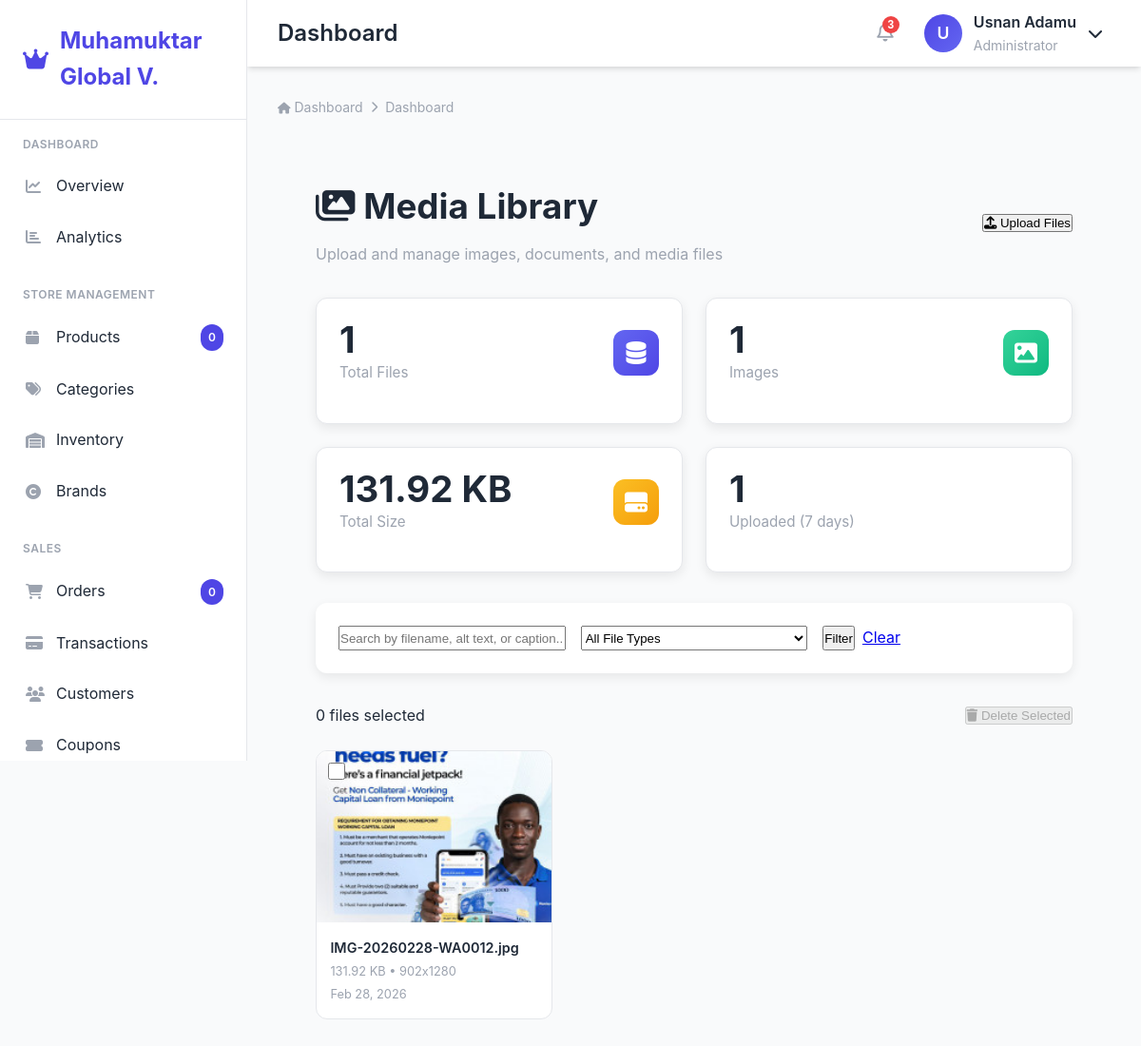
The page /admin/media.php (signed in) on the database its author committed.
### tables this page shows
CREATE TABLE `media` (
  `id` int(11) NOT NULL AUTO_INCREMENT,
  `filename` varchar(255) NOT NULL,
  `original_name` varchar(255) NOT NULL,
  `file_path` varchar(500) NOT NULL,
  `file_size` int(11) NOT NULL,
  `file_type` varchar(100) NOT NULL,
  `mime_type` varchar(100) NOT NULL,
  `dimensions` varchar(50) DEFAULT NULL,
  `alt_text` varchar(255) DEFAULT NULL,
  `caption` text,
  `description` text,
  `uploaded_by` int(11) DEFAULT NULL,
  `is_image` tinyint(1) DEFAULT '0',
  `width` int(11) DEFAULT '0',
  `height` int(11) DEFAULT '0',
  `download_count` int(11) DEFAULT '0',
  `created_at` timestamp NOT NULL DEFAULT CURRENT_TIMESTAMP,
  PRIMARY KEY (`id`),
  KEY `idx_type` (`file_type`),
  KEY `idx_is_image` (`is_image`),
  KEY `idx_uploaded_by` (`uploaded_by`)
);

### admin/media.php (the view, shortened to what this page needs)
<?php
require_once '../includes/auth.php';
function formatBytes($bytes, $precision = 2) {
    $units = ['B', 'KB', 'MB', 'GB', 'TB'];
    $bytes = max($bytes, 0);
    $pow = floor(($bytes ? log($bytes) : 0) / log(1024));
    $pow = min($pow, count($units) - 1);
    $bytes /= pow(1024, $pow);
    return round($bytes, $precision) . ' ' . $units[$pow];
}
try {
    $pdo->exec("
        CREATE TABLE IF NOT EXISTS media (
            id INT PRIMARY KEY AUTO_INCREMENT,
            filename VARCHAR(255) NOT NULL,
            original_name VARCHAR(255) NOT NULL,
            file_path VARCHAR(500) NOT NULL,
            file_size INT NOT NULL,
            file_type VARCHAR(100) NOT NULL,
            mime_type VARCHAR(100) NOT NULL,
            dimensions VARCHAR(50),
            alt_text VARCHAR(255),
            caption TEXT,
            description TEXT,
            uploaded_by INT,
            is_image TINYINT(1) DEFAULT 0,
            width INT DEFAULT 0,
            height INT DEFAULT 0,
            download_count INT DEFAULT 0,
            created_at TIMESTAMP DEFAULT CURRENT_TIMESTAMP,
            INDEX idx_type (file_type),
            INDEX idx_is_image (is_image),
            INDEX idx_uploaded_by (uploaded_by)
        )
    ");
} catch (Exception $e) {
    error_log("Media table error: " . $e->getMessage());
}
$csrf_token = $_SESSION['csrf_token'];
$search = $_GET['search'] ?? '';
$page = (int)($_GET['page'] ?? 1);
$limit = 24;
$offset = ($page - 1) * $limit;
$where = [];
$params = [];
$where_sql = $where ? "WHERE " . implode(" AND ", $where) : "";
$count_sql = "SELECT COUNT(*) FROM media $where_sql";
$count_stmt = $pdo->prepare($count_sql);
$count_stmt->execute($params);
$total_files = $count_stmt->fetchColumn();
$sql = "
    SELECT m.*, u.full_name AS uploader_name
    FROM media m
    LEFT JOIN users u ON m.uploaded_by = u.id
    $where_sql
    ORDER BY m.created_at DESC
    LIMIT $limit OFFSET $offset
";
$stmt = $pdo->prepare($sql);
$stmt->execute($params);
$media_files = $stmt->fetchAll();
$stats = [
    'total' => $total_files,
    'images' => $pdo->query("SELECT COUNT(*) FROM media WHERE file_type = 'image'")->fetchColumn(),
    'documents' => $pdo->query("SELECT COUNT(*) FROM media WHERE file_type = 'document'")->fetchColumn(),
    'videos' => $pdo->query("SELECT COUNT(*) FROM media WHERE file_type = 'video'")->fetchColumn(),
    'audio' => $pdo->query("SELECT COUNT(*) FROM media WHERE file_type = 'audio'")->fetchColumn(),
    'total_size' => $pdo->query("SELECT SUM(file_size) FROM media")->fetchColumn() ?: 0,
];
$edit_file = null;
require_once 'header.php';
?>
<div class="media-container">
    <div class="media-header">
        <div>
            <h1 style="font-size: clamp(1.8rem, 6vw, 2.3rem); margin-bottom: 0.5rem;">
                <i class="fas fa-images"></i> Media Library
            </h1>
            <p style="color: var(--admin-gray);">Upload and manage images, documents, and media files</p>
        </div>
        <button class="btn btn-primary" onclick="document.getElementById('uploadModal').style.display='flex'">
            <i class="fas fa-upload"></i> Upload Files
        </button>
    </div>
    <div class="stats-grid">
        <div class="stat-card">
            <div class="stat-header">
                <div>
                    <div class="stat-value"><?= number_format($stats['total']) ?></div>
                    <div class="stat-label">Total Files</div>
                </div>
                <div class="stat-icon primary"><i class="fas fa-database"></i></div>
            </div>
        </div>
        <div class="stat-card">
            <div class="stat-header">
                <div>
                    <div class="stat-value"><?= number_format($stats['images']) ?></div>
                    <div class="stat-label">Images</div>
                </div>
                <div class="stat-icon success"><i class="fas fa-image"></i></div>
            </div>
        </div>
        <div class="stat-card">
            <div class="stat-header">
                <div>
                    <div class="stat-value"><?= formatBytes($stats['total_size']) ?></div>
                    <div class="stat-label">Total Size</div>
                </div>
                <div class="stat-icon warning"><i class="fas fa-hdd"></i></div>
            </div>
        </div>
        <div class="stat-card">
            <div class="stat-header">
                <div>
                    <?php
                    $recent_count = $pdo->query("SELECT COUNT(*) FROM media WHERE created_at >= DATE_SUB(NOW(), INTERVAL 7 DAY)")->fetchColumn();
                    ?>
                    <div class="stat-value"><?= number_format($recent_count) ?></div>
                    <div class="stat-label">Uploaded (7 days)</div>
                </div>
                <div class="stat-icon info"><i class="fas fa-clock"></i></div>
            </div>
        </div>
    </div>
    <div class="search-filter">
        <form method="get">
            <div class="filter-grid">
                <input type="text" name="search" value="<?= htmlspecialchars($search) ?>"
                       placeholder="Search by filename, alt text, or caption..." class="form-control">
                <select name="type" class="form-control">
                    <option value="">All File Types</option>
                </select>
                <div style="display: flex; gap: 0.5rem;">
                    <button type="submit" class="btn btn-primary">Filter</button>
                    <a href="media.php" class="btn btn-secondary">Clear</a>
                </div>
            </div>
        </form>
    </div>
    <?php if ($edit_file): ?>
        <div class="blog-form-card">
            <h2 style="margin-bottom: 1.5rem;">
                <i class="fas fa-edit"></i> Edit File Metadata
            </h2>
            <div style="display: grid; grid-template-columns: minmax(180px, 300px) 1fr; gap: 2rem;">
                <div>
                    <?php if ($edit_file['is_image']): ?>
                        <img src="<?= BASE_URL ?>uploads/media/thumbs/<?= htmlspecialchars($edit_file['filename']) ?>"
                             alt="<?= htmlspecialchars($edit_file['alt_text'] ?? $edit_file['original_name']) ?>"
                             style="width: 100%; border-radius: 12px; border: 1px solid var(--admin-border);">
                    <?php else: ?>
                        <div style="height: 200px; background: var(--admin-light); border-radius: 12px; display: flex; align-items: center; justify-content: center; flex-direction: column;">
                            <i class="fas fa-file fa-5x" style="color: var(--admin-gray);"></i>
                            <div style="margin-top: 1rem; font-size: 1.2rem; font-weight: 600;">
                                <?= strtoupper(pathinfo($edit_file['filename'], PATHINFO_EXTENSION)) ?>
                            </div>
                        </div>
                    <?php endif; ?>
                </div>
                <div>
                    <form method="post" action="?action=edit&id=<?= $edit_file['id'] ?>">
                        <input type="hidden" name="csrf_token" value="<?= $csrf_token ?>">
                        <div class="form-group">
                            <label class="form-label">Filename</label>
                            <input type="text" value="<?= htmlspecialchars($edit_file['original_name']) ?>"
                                   class="form-control" readonly disabled>
                        </div>
                        <div class="form-group">
                            <label class="form-label">Alt Text</label>
                            <input type="text" name="alt_text" value="<?= htmlspecialchars($edit_file['alt_text'] ?? '') ?>"
                                   class="form-control" placeholder="Alternative text for accessibility">
                        </div>
                        <div class="form-group">
                            <label class="form-label">Caption</label>
                            <input type="text" name="caption" value="<?= htmlspecialchars($edit_file['caption'] ?? '') ?>"
                                   class="form-control" placeholder="Image caption">
                        </div>
                        <div class="form-group">
                            <label class="form-label">Description</label>
                            <textarea name="description" rows="4" class="form-textarea form-control"
                                      placeholder="Detailed description"><?= htmlspecialchars($edit_file['description'] ?? '') ?></textarea>
                        </div>
                        <div style="margin-top: 2rem; display: flex; gap: 1rem;">
                            <button type="submit" class="btn btn-primary">Save Changes</button>
                            <a href="media.php" class="btn btn-secondary">Cancel</a>
                        </div>
                    </form>
                    <div style="margin-top: 2.5rem; padding: 1.5rem; background: var(--admin-light); border-radius: 12px;">
                        <h4 style="margin-bottom: 1rem;">File Information</h4>
                        <div style="display: grid; grid-template-columns: 1fr 2fr; gap: 0.75rem;">
                            <div style="font-weight: 600;">File Size:</div>
                            <div><?= formatBytes($edit_file['file_size']) ?></div>
                            <div style="font-weight: 600;">File Type:</div>
                            <div><?= ucfirst($edit_file['file_type']) ?></div>
                            <?php if ($edit_file['dimensions']): ?>
                            <div style="font-weight: 600;">Dimensions:</div>
                            <div><?= $edit_file['dimensions'] ?> px</div>
                            <?php endif; ?>
                            <div style="font-weight: 600;">Uploaded:</div>
                            <div><?= date('M d, Y H:i', strtotime($edit_file['created_at'])) ?></div>
                            <div style="font-weight: 600;">Uploaded By:</div>
                            <div><?= htmlspecialchars($edit_file['uploader_name'] ?? 'Unknown') ?></div>
                            <div style="font-weight: 600;">Downloads:</div>
                            <div><?= number_format($edit_file['download_count']) ?></div>
                        </div>
                        <div style="margin-top: 1.5rem; display: flex; gap: 1rem; flex-wrap: wrap;">
                            <a href="<?= BASE_URL ?>uploads/media/<?= htmlspecialchars($edit_file['filename']) ?>"
                               target="_blank" class="btn btn-secondary btn-sm">
                                <i class="fas fa-download"></i> Download
                            </a>
                            <?php if ($edit_file['is_image']): ?>
                                <button class="btn btn-secondary btn-sm" onclick="copyImageURL('<?= BASE_URL ?>uploads/media/<?= htmlspecialchars($edit_file['filename']) ?>')">
                                    <i class="fas fa-link"></i> Copy URL
                                </button>
                            <?php endif; ?>
                        </div>
                    </div>
                </div>
            </div>
        </div>
    <?php else: ?>
        <div class="table-wrapper">
            <form method="post" action="?action=bulk_delete" id="bulkForm" onsubmit="return confirmBulkDelete()">
                <div class="bulk-actions">
                    <div>
                        <span id="selectedCount">0</span> files selected
                    </div>
                    <button type="submit" class="btn btn-danger" id="deleteSelected" disabled>
                        <i class="fas fa-trash"></i> Delete Selected
                    </button>
                </div>
                <?php if (empty($media_files)): ?>
                    <div style="text-align: center; padding: 6rem 2rem;">
                        <i class="fas fa-images" style="font-size: 5rem; color: var(--admin-gray); margin-bottom: 1.5rem; display: block;"></i>
                        <h3>No media files found</h3>
                        <p style="margin: 1rem 0 2rem;">Upload your first file to get started</p>
                        <button type="button" class="btn btn-primary" onclick="document.getElementById('uploadModal').style.display='flex'">
                            <i class="fas fa-upload"></i> Upload Files
                        </button>
                    </div>
                <?php else: ?>
                    <div class="media-grid">
                        <?php foreach ($media_files as $file): ?>
                            <div class="media-item" data-id="<?= $file['id'] ?>">
                                <div class="media-preview">
                                    <input type="checkbox" name="selected[]" value="<?= $file['id'] ?>"
                                           class="media-checkbox" onchange="updateSelectedCount()">
                                    <?php if ($file['is_image']): ?>
                                        <img src="<?= BASE_URL ?>uploads/media/thumbs/<?= htmlspecialchars($file['filename']) ?>"
                                             alt="<?= htmlspecialchars($file['alt_text'] ?? $file['original_name']) ?>"
                                             class="media-thumb">
                                    <?php endif; ?>
                                </div>
                                <div class="media-info">
                                    <div class="media-name" title="<?= htmlspecialchars($file['original_name']) ?>">
                                        <?= htmlspecialchars(substr($file['original_name'], 0, 30)) . (strlen($file['original_name']) > 30 ? '...' : '') ?>
                                    </div>
                                    <div class="media-meta">
                                        <span><?= formatBytes($file['file_size']) ?></span>
                                        <?php if ($file['dimensions']): ?>
                                            <span> • <?= $file['dimensions'] ?></span>
                                        <?php endif; ?>
                                    </div>
                                    <div class="media-date">
                                        <?= date('M d, Y', strtotime($file['created_at'])) ?>
                                    </div>
                                </div>
                            </div>
                        <?php endforeach; ?>
                    </div>
                <?php endif; ?>
            </form>
        </div>
    <?php endif; ?>
</div>

### rows shown on the page
media: file_size "131.92 KB", filename (picture), original_name "IMG-20260228-WA0012.jpg", dimensions "902x1280", created_at "Feb 28, 2026"

### other values the page prints
SITE_NAME "Muhamuktar Global V."
substr($_SESSION['user_name'] ?? 'A', 0, 1) "U"
$_SESSION['user_name'] "Usnan Adamu"
$stats['total'] "1"
$stats['images'] "1"
$recent_count "1"
